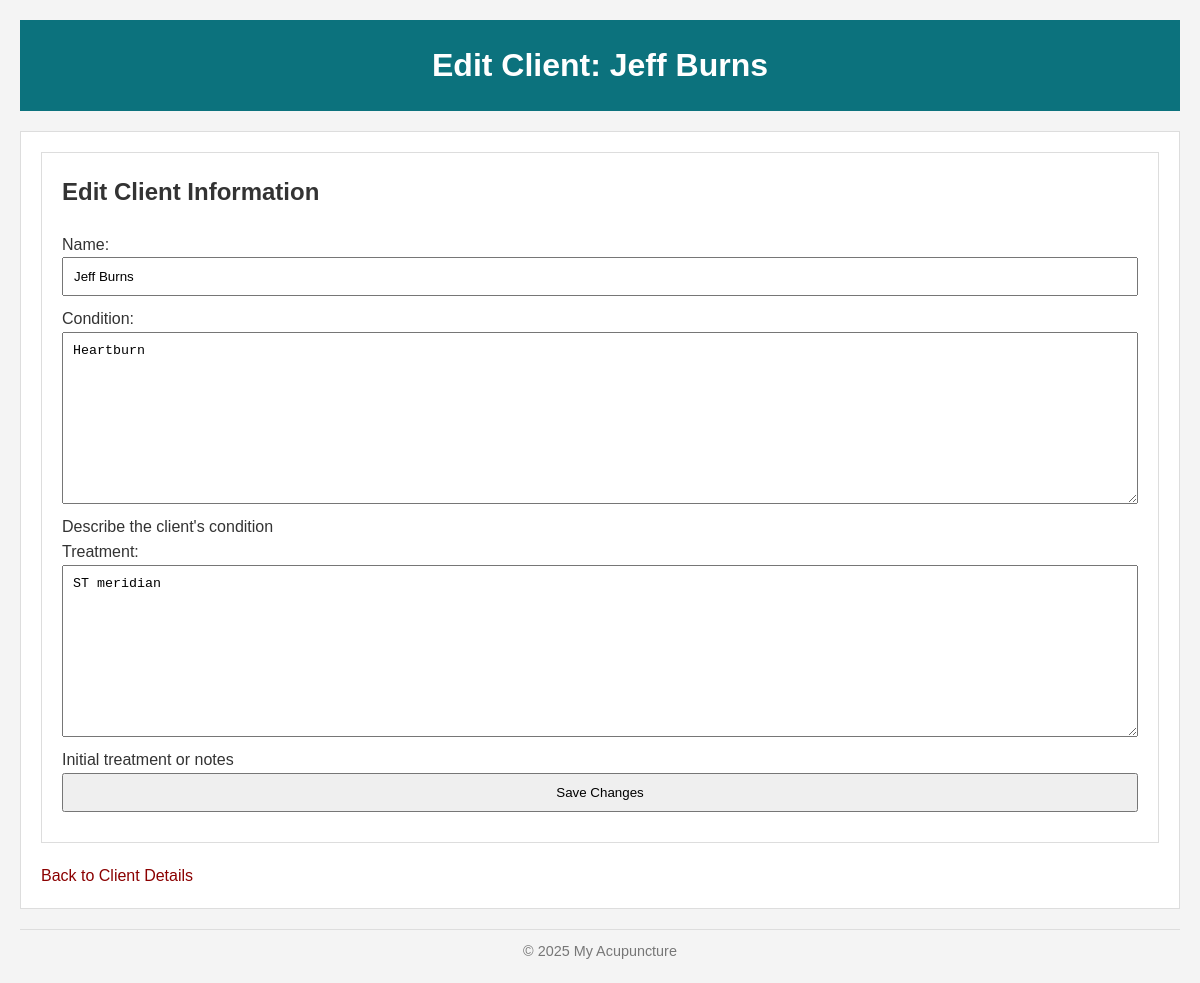
/client/3/edit/, run on an earlier commit of the app's database.
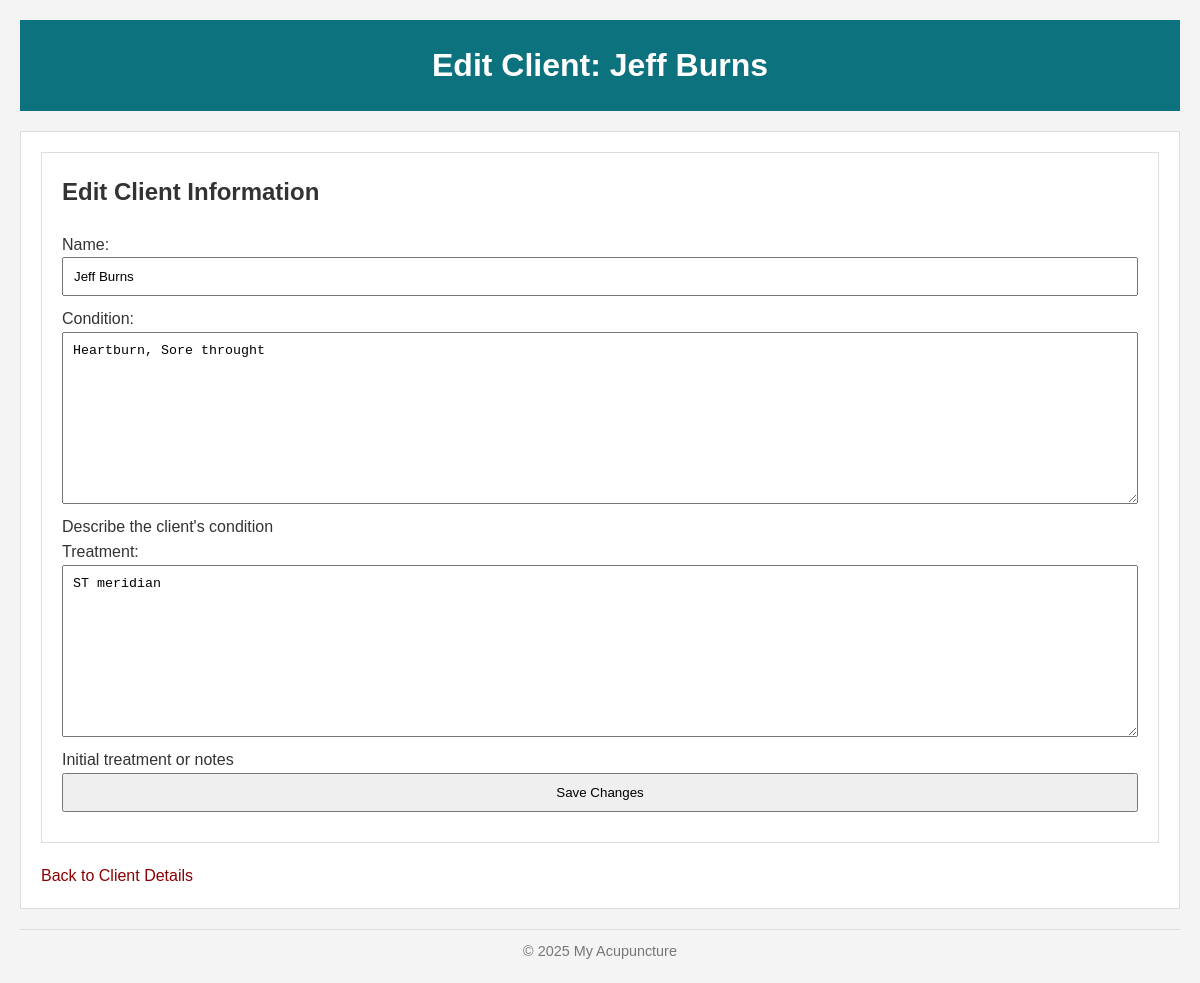
And on a later commit of the database.
### client/models.py (models this page shows, shortened)
class Client(models.Model):
    name = models.CharField(max_length=200)
    condition = models.TextField(help_text="Describe the client's condition")
    treatment = models.TextField(help_text="Initial treatment or notes")
    date_time = models.DateTimeField(default=timezone.now)

### client/views.py (the view)
# urls.py: path('client/<int:pk>/edit/', views.edit_client, name='edit_client'),
def edit_client(request, pk):
    client = get_object_or_404(Client, pk=pk)
    if request.method == "POST":
        form = ClientForm(request.POST, instance=client)
        if form.is_valid():
            client = form.save()
            return redirect('client_detail', pk=client.pk)
    else:
        form = ClientForm(instance=client)
    return render(request, 'client/edit_client.html', {'form': form, 'client': client})

### client/forms.py
class ClientForm(forms.ModelForm):
    class Meta:
        model = Client
        fields = ['name', 'condition', 'treatment']

### client/templates/client/edit_client.html (shortened to what this page needs)
{% extends 'base.html' %}
{% block header_title %}Edit Client: {{ client.name }}{% endblock %}
{% block content %}
  <section>
    <h2>Edit Client Information</h2>
    <form method="POST">
      {{ form.as_p }}
      <button type="submit">Save Changes</button>
    </form>
  </section>
  <p><a href="{% url 'client_detail' client.pk %}" class = "highlighted-text" >Back to Client Details</a></p>
{% endblock %}

What changed in the data, as far as the page shows it:
changed Client "Jeff Burns": condition "Heartburn" → "Heartburn, Sore throught"
